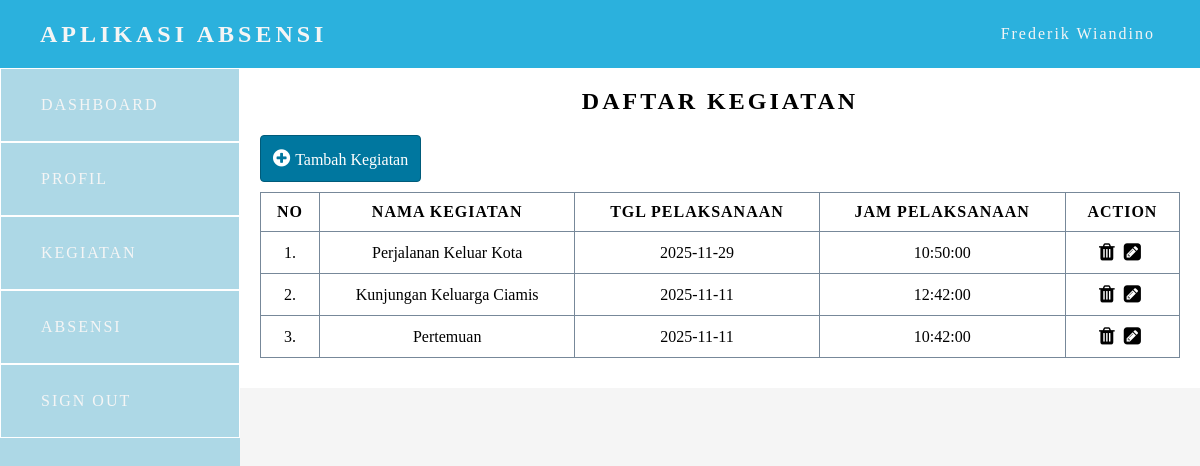
The app's page /kegiatan.php (signed in) with its own data.
### tables this page shows
CREATE TABLE `kegiatan` (
  `kegiatan_id` int(11) NOT NULL,
  `users_id` int(11) NOT NULL,
  `kegiatan` varchar(255) NOT NULL,
  `tgl_kegiatan` date NOT NULL,
  `jam` time NOT NULL
);

### function.php (called while the page is built, shortened)
<?php
    $config = mysqli_connect("localhost", "root", "", "absensi") or die;
    function query($query) {
        global $config;
        $result = mysqli_query($config, $query);
        $rows = [];
        while ($row = mysqli_fetch_assoc($result)) {
            $rows[] = $row;
        }
        return $rows;
    }
?>

### kegiatan.php (the view, shortened to what this page needs)
<?php include "template/header.php" ?>
<?php
    $id = $_SESSION["id"];
    $kegiatan = query("SELECT * FROM kegiatan WHERE users_id = $id ORDER BY kegiatan_id DESC ");
?>
<div class="table-content">
    <h2 class="section-title">Daftar Kegiatan</h2>
        <div class="btn-add">
            <a href="#" class="add-kegiatan"><i class="fa fa-plus-circle" aria-hidden="true"></i>Tambah Kegiatan</a>
        </div>
    <div class="table">
        <table>
            <tr>
                <th>no</th>
                <th>Nama Kegiatan</th>
                <th>tgl Pelaksanaan</th>
                <th>jam Pelaksanaan</th>
                <th>action</th>
                </tr>
            <?php $no = 1;  ?>
            <?php if (empty($kegiatan)) : ?>
                <tr>
                    <td colspan ="5">tidak ada jadwal kegiatan</td>
                </tr>
            <?php  else: ?>
                <?php foreach ($kegiatan as $kegiatan) : ?>
                <tr>
                    <td><?= $no++; ?>.</td>
                    <td><?= $kegiatan["kegiatan"] ?></td>
                    <td><?= $kegiatan["tgl_kegiatan"] ?></td>
                    <td><?= $kegiatan["jam"] ?></td>
                    <td><a href="hapus.php?id=<?= $kegiatan["kegiatan_id"] ?>" onclick = "return confirm('apakah anda yakin ?')" ><i class="fa fa-trash"></i></a>
                        <a href="edit.php?id=<?= $kegiatan["kegiatan_id"] ?>"><i class="fa fa-pencil-square" aria-hidden="true"></i></a>
                    </td>
                </tr>
                <?php endforeach; ?>
            <?php endif; ?>
        </table>
    </div>
</div>
        </div>
    </div>
<?php include "template/footer.php" ?>

### css/app.css (style rules this page uses)
* { margin: 0; padding: 0; box-sizing: 0; }
.section-title { padding-bottom: 20px; text-align: center; margin: 0 auto; text-transform: uppercase; letter-spacing: 3px; }
.table-content { display: flex; flex-direction: column; width: 100%; }
.add-kegiatan { display: inline-block; border: 1px solid rgb(0, 91, 122); padding: 12px 12px; background-color: rgb(0, 119, 159); text-decoration: none; color: white; border-radius: 4px; }
.table { padding: 10px 0px; width: 100%; overflow-x: scroll; }
table { table-layout: auto; width: 100%; border-collapse: collapse; }
th, td { border: 1px solid lightslategray; padding: 10px; text-align: center; text-transform:capitalize; }
td a { text-decoration: none; color: black; }
th { text-transform: uppercase; letter-spacing: 1px; }
.fa { font-size: 20px; margin-right: 5px; text-align: center; }

### records on screen
kegiatan: kegiatan "Perjalanan Keluar Kota", tgl_kegiatan "2025-11-29", jam "10:50:00"
kegiatan: kegiatan "Kunjungan Keluarga Ciamis", tgl_kegiatan "2025-11-11", jam "12:42:00"
kegiatan: kegiatan "Pertemuan", tgl_kegiatan "2025-11-11", jam "10:42:00"

### other values on screen
$nama "Frederik Wiandino"
